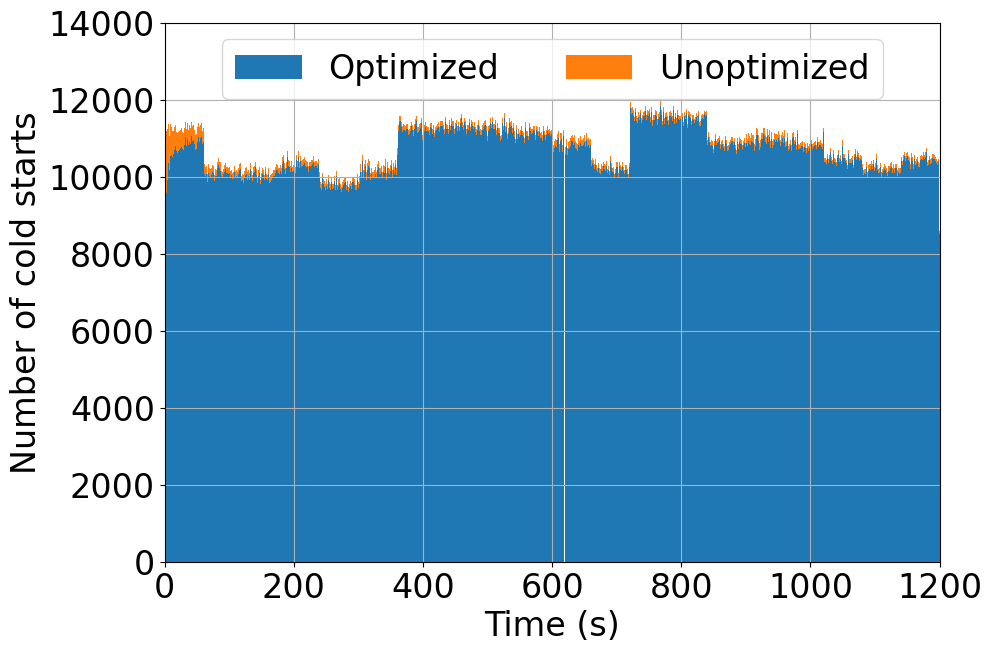

This chart was generated by the following Python code:
#!/usr/bin/python

import results
import matplotlib
import matplotlib.pyplot as plt
import numpy as np


RESULTS_FILE = "../results/simulation_d02_10inv_per_1min_keepalive_10min.txt"
width = 1.0


x = results.read_column(RESULTS_FILE, 1)
yColdstarts = np.array(results.read_column(RESULTS_FILE, 6))
yOptimizedColdstarts = np.array(results.read_column(RESULTS_FILE, 8))

yUnoptimizedColdstarts = yColdstarts - yOptimizedColdstarts


first = x[0]
x = [elem - first for elem in x]
# Convert from ms to sec
x = [elem / 1000 for elem in x]

plt.rcParams.update({'font.size': 24})
fig, ax = plt.subplots()

bottom = np.zeros(len(x))
ax.bar(x, yOptimizedColdstarts, width=width, label="Optimized", bottom=bottom)
bottom += yOptimizedColdstarts
ax.bar(x, yUnoptimizedColdstarts, width=width, label="Unoptimized", bottom=bottom)

ax.set_xlabel("Time (s)")
ax.set_ylabel("Number of cold starts")
plt.grid()

# ax.set_yscale('log')
ax.set_ylim(ymin=0, ymax=14000)
ax.set_xlim(xmin=0, xmax=1200)
fig.set_figwidth(10)
fig.set_figheight(7)

ax.legend(ncol=5, loc='upper center')
plt.savefig("simulation-coldstarts.pdf", bbox_inches='tight')
plt.savefig("simulation-coldstarts.png", bbox_inches='tight')
plt.show()
